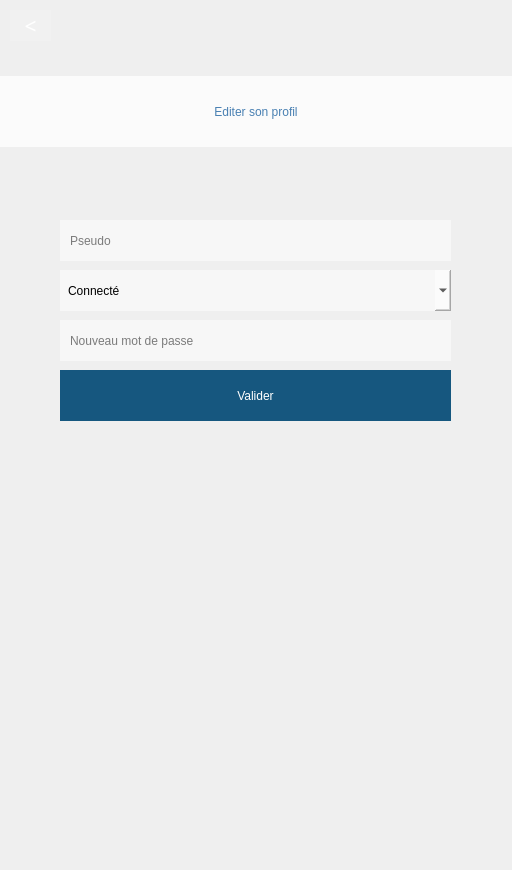
<?xml version="1.0" encoding="UTF-8"?>
<ui version="4.0">
 <class>BabelUpdate</class>
 <widget class="QWidget" name="BabelUpdate">
  <property name="geometry">
   <rect>
    <x>0</x>
    <y>0</y>
    <width>512</width>
    <height>870</height>
   </rect>
  </property>
  <property name="windowTitle">
   <string>Form</string>
  </property>
  <property name="styleSheet">
   <string notr="true">background-image: url(:/background_setting.jpg);
</string>
  </property>
  <widget class="QLabel" name="title">
   <property name="geometry">
    <rect>
     <x>0</x>
     <y>76</y>
     <width>512</width>
     <height>71</height>
    </rect>
   </property>
   <property name="styleSheet">
    <string notr="true">background: none;
background-color: rgba(255, 255, 255, 192);
font: 28pt &quot;Open Sans Light&quot;;
color: rgba(15, 87, 154, 192);

</string>
   </property>
   <property name="text">
    <string>Editer son profil</string>
   </property>
   <property name="alignment">
    <set>Qt::AlignCenter</set>
   </property>
  </widget>
  <widget class="QLineEdit" name="pseudoEdit">
   <property name="geometry">
    <rect>
     <x>60</x>
     <y>220</y>
     <width>391</width>
     <height>41</height>
    </rect>
   </property>
   <property name="styleSheet">
    <string notr="true">background: none;
border: none;
background-color: rgba(255, 255, 255, 128);
color: rgb(0, 0, 0);
font: 10pt &quot;Verdana&quot;;
padding: 8px;

      </string>
   </property>
   <property name="placeholderText">
    <string>Pseudo</string>
   </property>
  </widget>
  <widget class="QLineEdit" name="passwordEdit">
   <property name="geometry">
    <rect>
     <x>60</x>
     <y>320</y>
     <width>391</width>
     <height>41</height>
    </rect>
   </property>
   <property name="styleSheet">
    <string notr="true">background: none;
border: none;
background-color: rgba(255, 255, 255, 128);
color: #000;
font: 10pt &quot;Verdana&quot;;
lineedit-password-character: 9679;
padding: 8px;
      </string>
   </property>
   <property name="text">
    <string/>
   </property>
   <property name="placeholderText">
    <string>Nouveau mot de passe</string>
   </property>
  </widget>
  <widget class="QPushButton" name="submitButton">
   <property name="geometry">
    <rect>
     <x>60</x>
     <y>370</y>
     <width>391</width>
     <height>51</height>
    </rect>
   </property>
   <property name="styleSheet">
    <string notr="true">background: none;
background-color: rgb(22, 87, 127);
color: rgb(255, 255, 255);
font: 12pt &quot;Verdana&quot;;
border-style: outset;
      </string>
   </property>
   <property name="text">
    <string>Valider</string>
   </property>
  </widget>
  <widget class="QPushButton" name="back">
   <property name="geometry">
    <rect>
     <x>10</x>
     <y>10</y>
     <width>41</width>
     <height>31</height>
    </rect>
   </property>
   <property name="font">
    <font>
     <family>Small Fonts</family>
     <pointsize>16</pointsize>
    </font>
   </property>
   <property name="styleSheet">
    <string notr="true">background: none;
border: none;
background-color: rgba(255, 255, 255, 32);
color: rgb(255, 255, 255);
</string>
   </property>
   <property name="text">
    <string>&lt;</string>
   </property>
  </widget>
  <widget class="QComboBox" name="statutEdit">
   <property name="geometry">
    <rect>
     <x>60</x>
     <y>270</y>
     <width>391</width>
     <height>41</height>
    </rect>
   </property>
   <property name="styleSheet">
    <string notr="true">background: none;
border: none;
background-color: rgba(255, 255, 255, 128);
color: rgb(0, 0, 0);
font: 10pt &quot;Verdana&quot;;
padding: 8px;
</string>
   </property>
   <item>
    <property name="text">
     <string>Connecté</string>
    </property>
   </item>
   <item>
    <property name="text">
     <string>Déconnecté</string>
    </property>
   </item>
   <item>
    <property name="text">
     <string>Occupé</string>
    </property>
   </item>
   <item>
    <property name="text">
     <string>Absent</string>
    </property>
   </item>
   <item>
    <property name="text">
     <string>Kipour</string>
    </property>
   </item>
   <item>
    <property name="text">
     <string>Grasse mat' 10h</string>
    </property>
   </item>
   <item>
    <property name="text">
     <string>Ramadan</string>
    </property>
   </item>
   <item>
    <property name="text">
     <string>Sport</string>
    </property>
   </item>
   <item>
    <property name="text">
     <string>Petit coin</string>
    </property>
   </item>
   <item>
    <property name="text">
     <string>YOLO</string>
    </property>
   </item>
   <item>
    <property name="text">
     <string>Parti bouder</string>
    </property>
   </item>
  </widget>
 </widget>
 <resources>
  <include location="../resources/BabelMainWindow.qrc"/>
 </resources>
 <connections/>
</ui>
